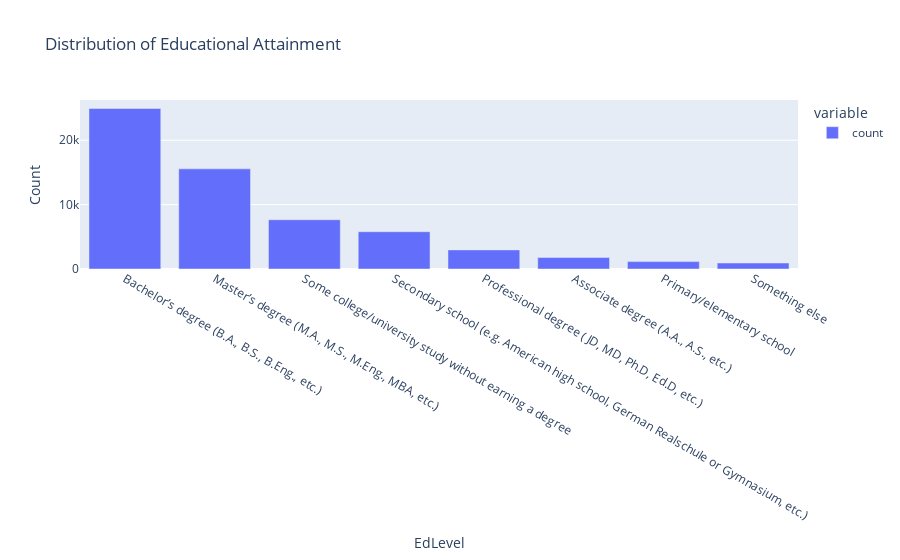
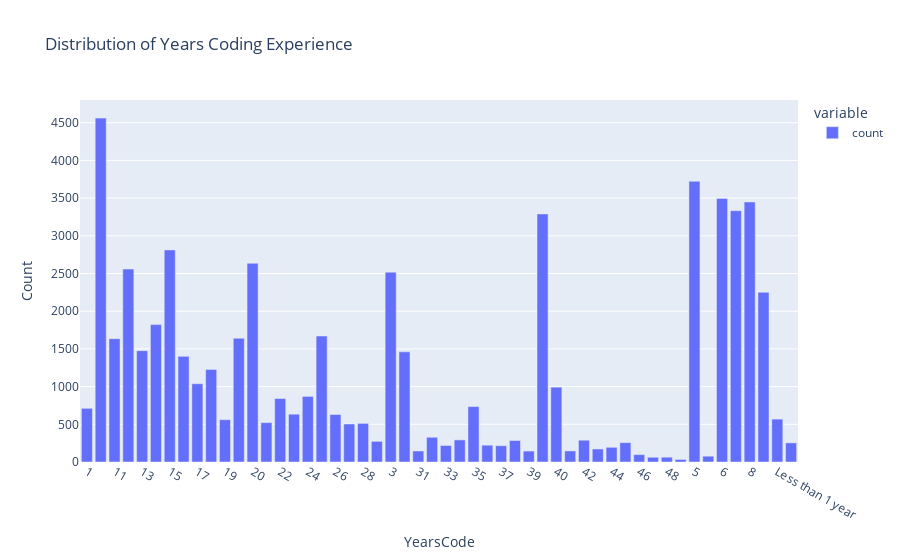
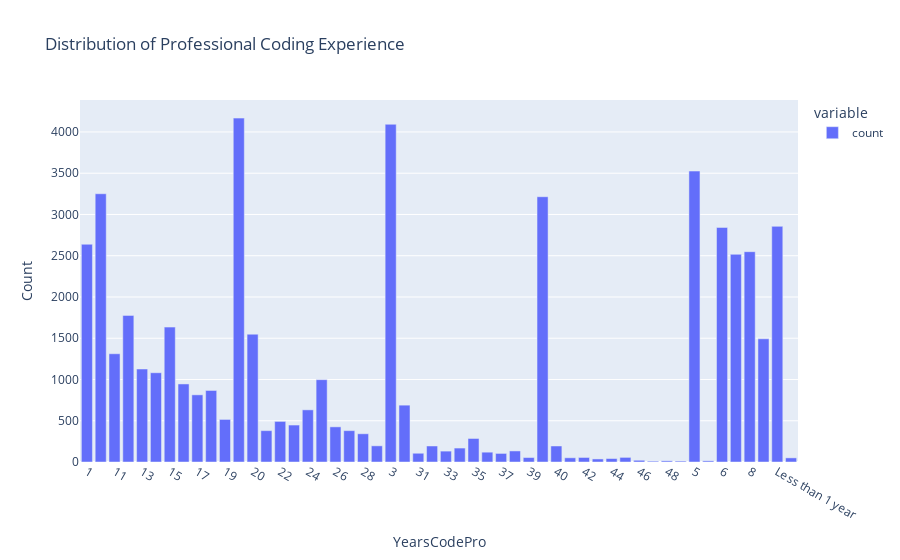
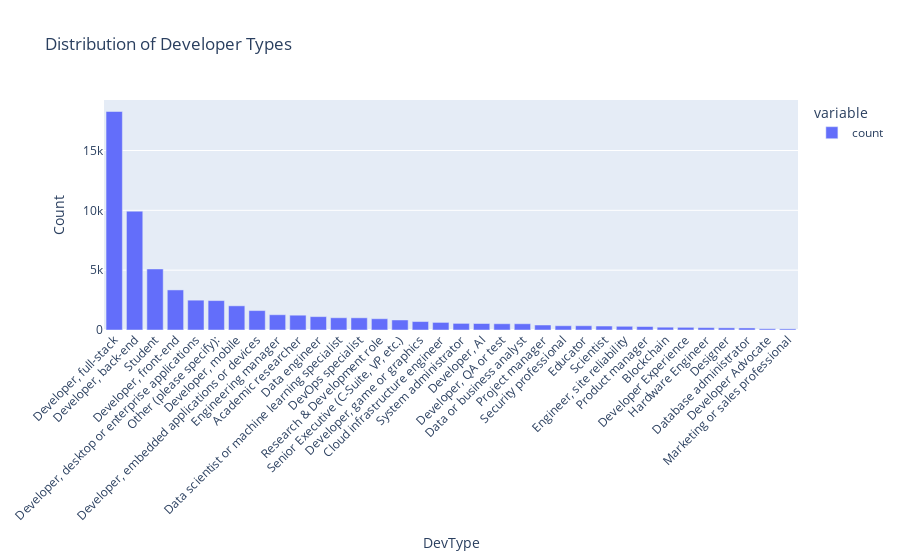

Notebook code cell kept with these figures, in order:
### Markdown cell above
## Bar charts

### Code cell
'''
Developer profile:
- Educational attainment, Learning to code
- Years coding (filter by country)
- Years coding professionally
- Developer type
- Geography
- Age (curious if we stratfiy by years of coding experience, if we see a correlation between age and income)

Technology:
- Languages
- Databases
- Cloud platforms
- Web frameworks and technologies
- Embedded technologies
- Other frameworks and libraries
- Other tools (e.g., Docker)
'''
# Create bar charts for various developer profile features
import plotly.express as px
import plotly.graph_objects as go

# Educational Attainment
fig = px.bar(df['EdLevel'].value_counts(), 
             title='Distribution of Educational Attainment',
             labels={'value': 'Count', 'index': 'Education Level'})
fig.show()

# Years Coding Experience
fig = px.bar(df['YearsCode'].value_counts().sort_index(), 
             title='Distribution of Years Coding Experience',
             labels={'value': 'Count', 'index': 'Years of Experience'})
fig.show()

# Years Coding Professionally 
fig = px.bar(df['YearsCodePro'].value_counts().sort_index(),
             title='Distribution of Professional Coding Experience',
             labels={'value': 'Count', 'index': 'Years of Professional Experience'})
fig.show()

# Developer Type
fig = px.bar(df['DevType'].value_counts(),
             title='Distribution of Developer Types',
             labels={'value': 'Count', 'index': 'Developer Type'})
fig.update_layout(xaxis_tickangle=-45)
fig.show()

# Geography (Top 20 countries)
fig = px.bar(df['Country'].value_counts().head(20),
             title='Top 20 Countries of Respondents',
             labels={'value': 'Count', 'index': 'Country'})
fig.update_layout(xaxis_tickangle=-45)
fig.show()

# Age Distribution
fig = px.bar(df['Age'].value_counts(),
             title='Age Distribution of Respondents',
             labels={'value': 'Count', 'index': 'Age Group'})
fig.show()

# Technology Usage

# Programming Languages
fig = px.bar(df['LanguageHaveWorkedWith'].str.get_dummies(sep=';').sum().sort_values(ascending=False),
             title='Programming Languages Used',
             labels={'value': 'Count', 'index': 'Language'})
fig.update_layout(xaxis_tickangle=-45)
fig.show()

# Databases
fig = px.bar(df['DatabaseHaveWorkedWith'].str.get_dummies(sep=';').sum().sort_values(ascending=False),
             title='Databases Used',
             labels={'value': 'Count', 'index': 'Database'})
fig.update_layout(xaxis_tickangle=-45)
fig.show()

# Cloud Platforms
fig = px.bar(df['PlatformHaveWorkedWith'].str.get_dummies(sep=';').sum().sort_values(ascending=False),
             title='Cloud Platforms Used',
             labels={'value': 'Count', 'index': 'Platform'})
fig.update_layout(xaxis_tickangle=-45)
fig.show()

# Web Frameworks
fig = px.bar(df['WebframeHaveWorkedWith'].str.get_dummies(sep=';').sum().sort_values(ascending=False),
             title='Web Frameworks Used',
             labels={'value': 'Count', 'index': 'Framework'})
fig.update_layout(xaxis_tickangle=-45)
fig.show()

### Figure 1 — Plotly figure (JSON) as saved in the notebook; plotly's stock layout.template omitted (floating-point values rounded to 4 significant figures)
{"data": [{"alignmentgroup": "True", "hovertemplate": "variable=count<br>EdLevel=%{x}<br>Count=%{y}<extra></extra>", "legendgroup": "count", "marker": {"color": "#636efa", "pattern": {"shape": ""}}, "name": "count", "offsetgroup": "count", "orientation": "v", "showlegend": true, "textposition": "auto", "type": "bar", "x": ["Bachelor’s degree (B.A., B.S., B.Eng., etc.)", "Master’s degree (M.A., M.S., M.Eng., MBA, etc.)", "Some college/university study without earning a degree", "Secondary school (e.g. American high school, German Realschule or Gymnasium, etc.)", "Professional degree (JD, MD, Ph.D, Ed.D, etc.)", "Associate degree (A.A., A.S., etc.)", "Primary/elementary school", "Something else"], "xaxis": "x", "y": [24942, 15557, 7651, 5793, 2970, 1793, 1146, 932], "yaxis": "y"}], "layout": {"barmode": "relative", "legend": {"title": {"text": "variable"}, "tracegroupgap": 0}, "title": {"text": "Distribution of Educational Attainment"}, "xaxis": {"anchor": "y", "domain": [0, 1], "title": {"text": "EdLevel"}}, "yaxis": {"anchor": "x", "domain": [0, 1], "title": {"text": "Count"}}}}

### Figure 2 — Plotly figure (JSON) as saved in the notebook; plotly's stock layout.template omitted (floating-point values rounded to 4 significant figures)
{"data": [{"alignmentgroup": "True", "hovertemplate": "variable=count<br>YearsCode=%{x}<br>Count=%{y}<extra></extra>", "legendgroup": "count", "marker": {"color": "#636efa", "pattern": {"shape": ""}}, "name": "count", "offsetgroup": "count", "orientation": "v", "showlegend": true, "textposition": "auto", "type": "bar", "x": ["1", "10", "11", "12", "13", "14", "15", "16", "17", "18", "19", "2", "20", "21", "22", "23", "24", "25", "26", "27", "28", "29", "3", "30", "31", "32", "33", "34", "35", "36", "37", "38", "39", "4", "40", "41", "42", "43", "44", "45", "46", "47", "48", "49", "5", "50", "6", "7", "8", "9", "Less than 1 year", "More than 50 years"], "xaxis": "x", "y": [712, 4561, 1636, 2559, 1477, 1822, 2813, 1401, 1038, 1228, 561, 1642, 2636, 522, 842, 634, 870, 1671, 630, 504, 512, 274, 2518, 1461, 146, 328, 219, 293, 735, 223, 216, 285, 145, 3290, 993, 147, 289, 173, 195, 257, 98, 63, 64, 34, 3723, 77, 3496, 3333, 3449, 2251, 569, 254], "yaxis": "y"}], "layout": {"barmode": "relative", "legend": {"title": {"text": "variable"}, "tracegroupgap": 0}, "title": {"text": "Distribution of Years Coding Experience"}, "xaxis": {"anchor": "y", "domain": [0, 1], "title": {"text": "YearsCode"}}, "yaxis": {"anchor": "x", "domain": [0, 1], "title": {"text": "Count"}}}}

### Figure 3 — Plotly figure (JSON) as saved in the notebook; plotly's stock layout.template omitted (floating-point values rounded to 4 significant figures)
{"data": [{"alignmentgroup": "True", "hovertemplate": "variable=count<br>YearsCodePro=%{x}<br>Count=%{y}<extra></extra>", "legendgroup": "count", "marker": {"color": "#636efa", "pattern": {"shape": ""}}, "name": "count", "offsetgroup": "count", "orientation": "v", "showlegend": true, "textposition": "auto", "type": "bar", "x": ["1", "10", "11", "12", "13", "14", "15", "16", "17", "18", "19", "2", "20", "21", "22", "23", "24", "25", "26", "27", "28", "29", "3", "30", "31", "32", "33", "34", "35", "36", "37", "38", "39", "4", "40", "41", "42", "43", "44", "45", "46", "47", "48", "49", "5", "50", "6", "7", "8", "9", "Less than 1 year", "More than 50 years"], "xaxis": "x", "y": [2639, 3251, 1312, 1777, 1127, 1082, 1635, 946, 814, 867, 516, 4168, 1549, 380, 492, 448, 632, 998, 426, 380, 342, 196, 4093, 689, 106, 194, 132, 169, 285, 119, 104, 134, 54, 3215, 194, 51, 55, 37, 42, 56, 21, 10, 14, 11, 3526, 14, 2843, 2517, 2549, 1493, 2856, 50], "yaxis": "y"}], "layout": {"barmode": "relative", "legend": {"title": {"text": "variable"}, "tracegroupgap": 0}, "title": {"text": "Distribution of Professional Coding Experience"}, "xaxis": {"anchor": "y", "domain": [0, 1], "title": {"text": "YearsCodePro"}}, "yaxis": {"anchor": "x", "domain": [0, 1], "title": {"text": "Count"}}}}

### Figure 4 — Plotly figure (JSON) as saved in the notebook; plotly's stock layout.template omitted (floating-point values rounded to 4 significant figures)
{"data": [{"alignmentgroup": "True", "hovertemplate": "variable=count<br>DevType=%{x}<br>Count=%{y}<extra></extra>", "legendgroup": "count", "marker": {"color": "#636efa", "pattern": {"shape": ""}}, "name": "count", "offsetgroup": "count", "orientation": "v", "showlegend": true, "textposition": "auto", "type": "bar", "x": ["Developer, full-stack", "Developer, back-end", "Student", "Developer, front-end", "Developer, desktop or enterprise applications", "Other (please specify):", "Developer, mobile", "Developer, embedded applications or devices", "Engineering manager", "Academic researcher", "Data engineer", "Data scientist or machine learning specialist", "DevOps specialist", "Research & Development role", "Senior Executive (C-Suite, VP, etc.)", "Developer, game or graphics", "Cloud infrastructure engineer", "System administrator", "Developer, AI", "Developer, QA or test", "Data or business analyst", "Project manager", "Security professional", "Educator", "Scientist", "Engineer, site reliability", "Product manager", "Blockchain", "Developer Experience", "Hardware Engineer", "Designer", "Database administrator", "Developer Advocate", "Marketing or sales professional"], "xaxis": "x", "y": [18260, 9928, 5102, 3349, 2493, 2458, 2021, 1623, 1275, 1238, 1118, 1024, 1019, 943, 837, 706, 634, 552, 543, 525, 523, 418, 356, 355, 332, 310, 290, 235, 224, 200, 182, 171, 105, 96], "yaxis": "y"}], "layout": {"barmode": "relative", "legend": {"title": {"text": "variable"}, "tracegroupgap": 0}, "title": {"text": "Distribution of Developer Types"}, "xaxis": {"anchor": "y", "domain": [0, 1], "tickangle": -45, "title": {"text": "DevType"}}, "yaxis": {"anchor": "x", "domain": [0, 1], "title": {"text": "Count"}}}}
